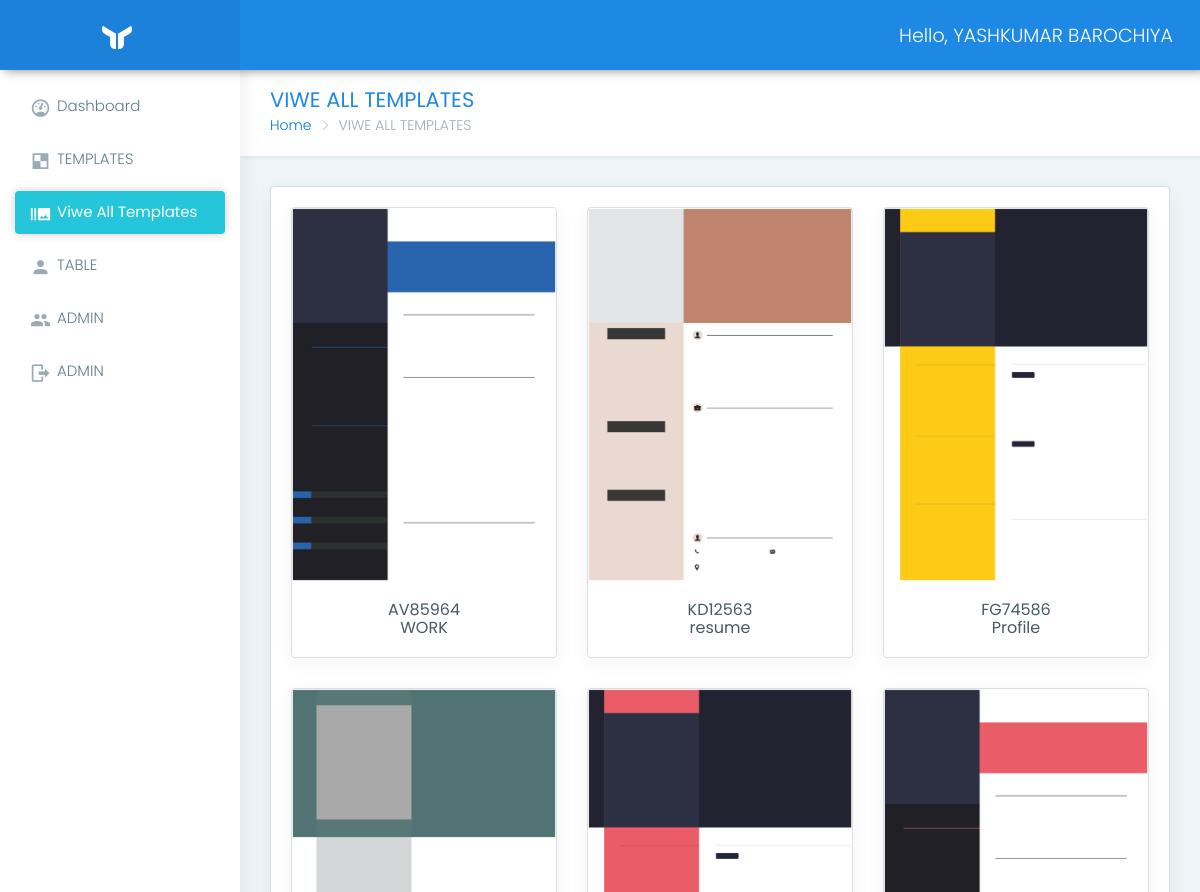
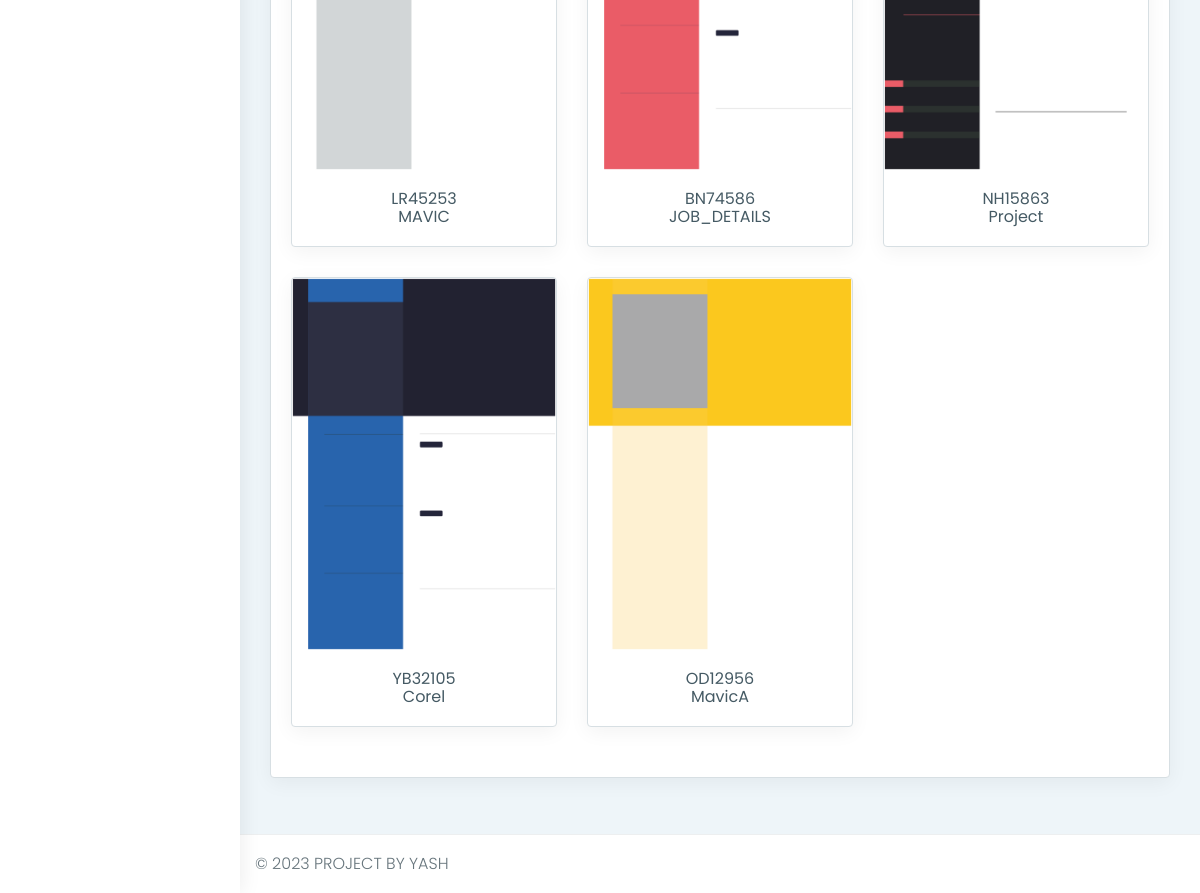
The page /Admin/viwealltemplates.php (signed in) on the database its author committed (2 pictures, top to bottom).
### tables this page shows
CREATE TABLE `template` (
  `id` int(11) NOT NULL,
  `temp_id` varchar(12) NOT NULL,
  `temp_name` varchar(30) NOT NULL,
  `about_temp` varchar(220) NOT NULL,
  `example_image` varchar(80) NOT NULL,
  `kit_image` varchar(80) NOT NULL,
  `logic_file` varchar(80) NOT NULL
);

### Admin/viwealltemplates.php (the view, shortened to what this page needs)
<?php
    if($_SESSION['email'] ) {
?>
<!DOCTYPE html>
<html lang="en">
<head>
    <link href="assets/plugins/bootstrap/css/bootstrap.min.css" rel="stylesheet">
    <link href="css/style.css" rel="stylesheet">
    <link href="css/colors/blue.css" id="theme" rel="stylesheet">
</head>
<body class="fix-header fix-sidebar card-no-border">
    <div id="main-wrapper">
        <?php
        include("header.php")
        ?>
        <?php
        include("nav.php")
        ?>
        <div class="page-wrapper">
            <div class="container-fluid">
                <div class="row page-titles">
                    <div class="col-md-5 col-8 align-self-center">
                        <h3 class="text-themecolor m-b-0 m-t-0">VIWE ALL TEMPLATES</h3>
                        <ol class="breadcrumb">
                            <li class="breadcrumb-item"><a href="javascript:void(0)">Home</a></li>
                            <li class="breadcrumb-item active">VIWE ALL TEMPLATES</li>
                        </ol>
                    </div>
                </div>
                <div class="row">
                    <div class="col-12">
                        <div class="card">
                            <div class="card-block">
                                <div class="row">
                                    <?php
                                    $con = mysqli_connect("localhost", "root", "", "resume");
                                    $query = "select * from template";
                                    $res = mysqli_query($con, $query);
                                    while ($row = mysqli_fetch_array($res)) {
                                    ?>
                                        <div class="col-lg-4 col-xlg-3 col-md-5">
                                            <a href="viwefulltemplate.php?id=<?php echo $row['id'] ?>">
                                            <div class="card">
                                                <img class="card-img-top" src="<?php echo $row['kit_image'] ?>?id=1" alt="Card image cap">
                                                <div class="card-block little-profile text-center">
                                                    <h5 class="m-b-0"><?php echo $row['temp_id'] ?></h5>
                                                    <h5 class="m-b-0"><?php echo $row['temp_name'] ?></h5>
                                                </div>
                                            </div>
                                            </a>
                                        </div>
                                    <?php
                                    }
                                    ?>
                                </div>
                            </div>
                        </div>
                    </div>
                </div>
            </div>
            <?php
            include("footer.php");
            ?>
        </div>
    </div>
</body>
</html><?php
}
?>

### Admin/header.php (shortened to what this page needs)
<?php
if ($_SESSION['email']) {
?>
    <header class="topbar">
        <nav class="navbar top-navbar navbar-toggleable-sm navbar-light">
            <div class="navbar-header">
                <a class="navbar-brand" href="index.php">
                    <b>
                        <img src="assets/images/logo-light-icon.png" alt="homepage" class="light-logo" />
                    </b>
                </a>
            </div>
            <div class="navbar-collapse">
                <ul class="navbar-nav my-lg-0">
                        <li class="nav-item dropdown">
                    <?php
                    $con = mysqli_connect("localhost", "root", "", "resume");
                    $query = "select * from admin where email='" . $_SESSION['email'] . "'";
                    $res = mysqli_query($con, $query);
                    while ($row = mysqli_fetch_array($res)) {
                    ?>
                            <a class="nav-link dropdown-toggle text-muted waves-effect waves-dark" href="admindata.php" aria-expanded="false">Hello, <?php echo $row['full_name'] ?></a>
                    <?php
                    }
                    ?>
                        </li>
                </ul>
            </div>
        </nav>
    </header>
<?php
}
?>

### Admin/css/colors/blue.css (style rules this page uses)
.topbar { background: #1e88e5; }
.topbar .navbar-header { background: rgba(0, 0, 0, 0.05); }
.topbar .top-navbar .navbar-header .navbar-brand .light-logo { display: inline-block; color: rgba(255, 255, 255, 0.8); }
.topbar .navbar-light .navbar-nav .nav-item > a.nav-link { color: #ffffff !important; }
.text-themecolor { color: #1e88e5 !important; }

### rows shown on the page
template: kit_image (picture), temp "AV85964", temp_name "WORK"
template: kit_image (picture), temp "KD12563", temp_name "resume"
template: kit_image (picture), temp "FG74586", temp_name "Profile"
template: kit_image (picture), temp "LR45253", temp_name "MAVIC"
template: kit_image (picture), temp "BN74586", temp_name "JOB_DETAILS"
template: kit_image (picture), temp "NH15863", temp_name "Project"
template: kit_image (picture), temp "YB32105", temp_name "Corel"
template: kit_image (picture), temp "OD12956", temp_name "MavicA"

### other values the page prints
$row['full_name'] "YASHKUMAR BAROCHIYA"
